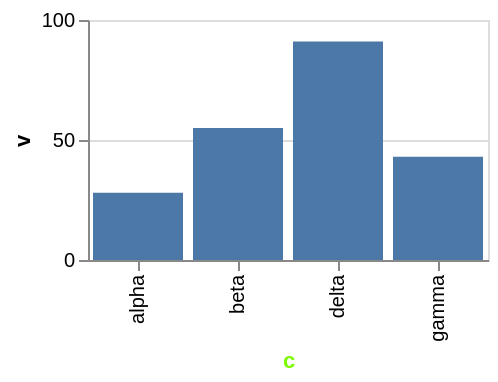

Express this chart as Vega-Lite.
### Vega-Lite specification from a JSON file in a GitHub repository (floating-point values rounded to 4 significant figures)
{"$schema": "https://vega.github.io/schema/vega-lite/v6.json", "width": 200, "height": 120, "data": {"values": [{"c": "alpha", "v": 28, "w": 3, "t": "2024-01-07"}, {"c": "beta", "v": 55, "w": 7, "t": "2024-03-19"}, {"c": "gamma", "v": 43, "w": 5, "t": "2024-06-02"}, {"c": "delta", "v": 91, "w": 9, "t": "2024-09-11"}]}, "mark": "bar", "encoding": {"x": {"field": "c", "type": "nominal"}, "y": {"field": "v", "type": "quantitative"}}, "config": {"axisBand": {"titleColor": "lawngreen"}}}
